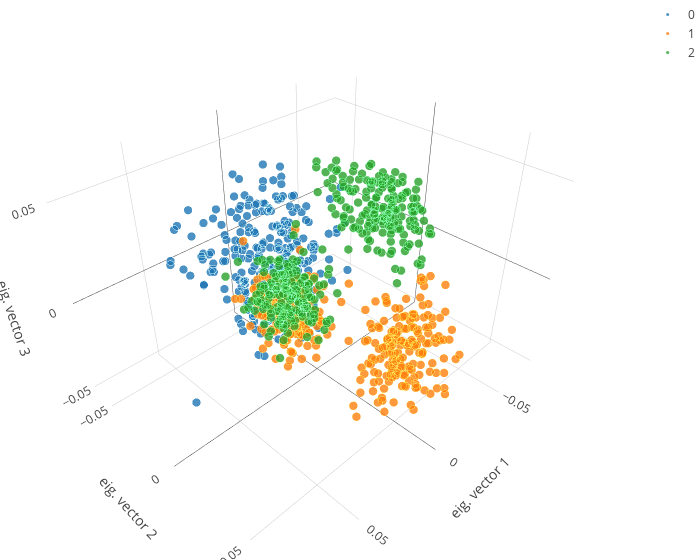

Notebook cell for this chart:
### Code cell
displayData()

### Figure 1 — Plotly figure (JSON) as saved in the notebook; plotly's stock layout.template omitted (floating-point values rounded to 4 significant figures; data arrays with more than 128 entries replaced by an {"elided": "..."} marker saying what was removed)
{"data": [{"marker": {"line": {"color": "rgba(217, 217, 217, 0.14)", "width": 0.55}, "opacity": 0.8, "size": 3}, "mode": "markers", "name": "0", "type": "scatter3d", "uid": "b1debcf8-2a79-4047-8856-66464c68e26d", "x": {"elided": "325 float values"}, "y": {"elided": "325 float values"}, "z": {"elided": "325 float values"}}, {"marker": {"line": {"color": "rgba(155, 120, 64, 0.12)", "width": 0.55}, "opacity": 0.8, "size": 3}, "mode": "markers", "name": "1", "type": "scatter3d", "uid": "cc67d370-79c4-405f-b83f-0d749ff971f8", "x": {"elided": "340 float values"}, "y": {"elided": "340 float values"}, "z": {"elided": "340 float values"}}, {"marker": {"line": {"color": "rgba(89, 165, 127, 0.18)", "width": 0.55}, "opacity": 0.8, "size": 3}, "mode": "markers", "name": "2", "type": "scatter3d", "uid": "ddf244a9-1035-454c-a866-0067002ebd5f", "x": {"elided": "335 float values"}, "y": {"elided": "335 float values"}, "z": {"elided": "335 float values"}}], "layout": {"margin": {"b": 0, "l": 0, "r": 0, "t": 0}, "scene": {"xaxis": {"title": {"text": "eig. vector 1"}}, "yaxis": {"title": {"text": "eig. vector 2"}}, "zaxis": {"title": {"text": "eig. vector 3"}}}, "width": 700}}
